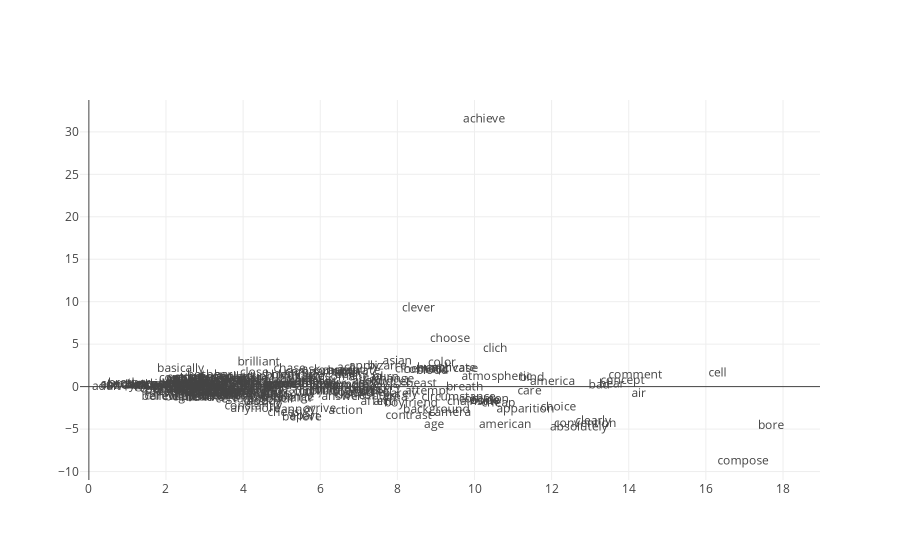

Source (notebook cell):
### Code cell
trace = go.Scattergl(
    x = data_2d[:,0],
    y = data_2d[:,1],
    mode = 'text',
    marker = dict(
        color = '#FFBAD2',
        line = dict(width = 1)
    ),
    text = vectorizer.get_feature_names()
)
data = [trace]
iplot(data, filename='text-scatter-mode')

### Figure 1 — Plotly figure (JSON) as saved in the notebook; plotly's stock layout.template omitted (floating-point values rounded to 4 significant figures; data arrays with more than 128 entries replaced by an {"elided": "..."} marker saying what was removed)
{"data": [{"marker": {"color": "#FFBAD2", "line": {"width": 1}}, "mode": "text", "text": {"elided": "1316 str values"}, "type": "scattergl", "uid": "f9b1db9c-609c-11e9-abd6-3413e84cdda7", "x": {"elided": "241 float values"}, "y": {"elided": "241 float values"}}], "layout": {}}
